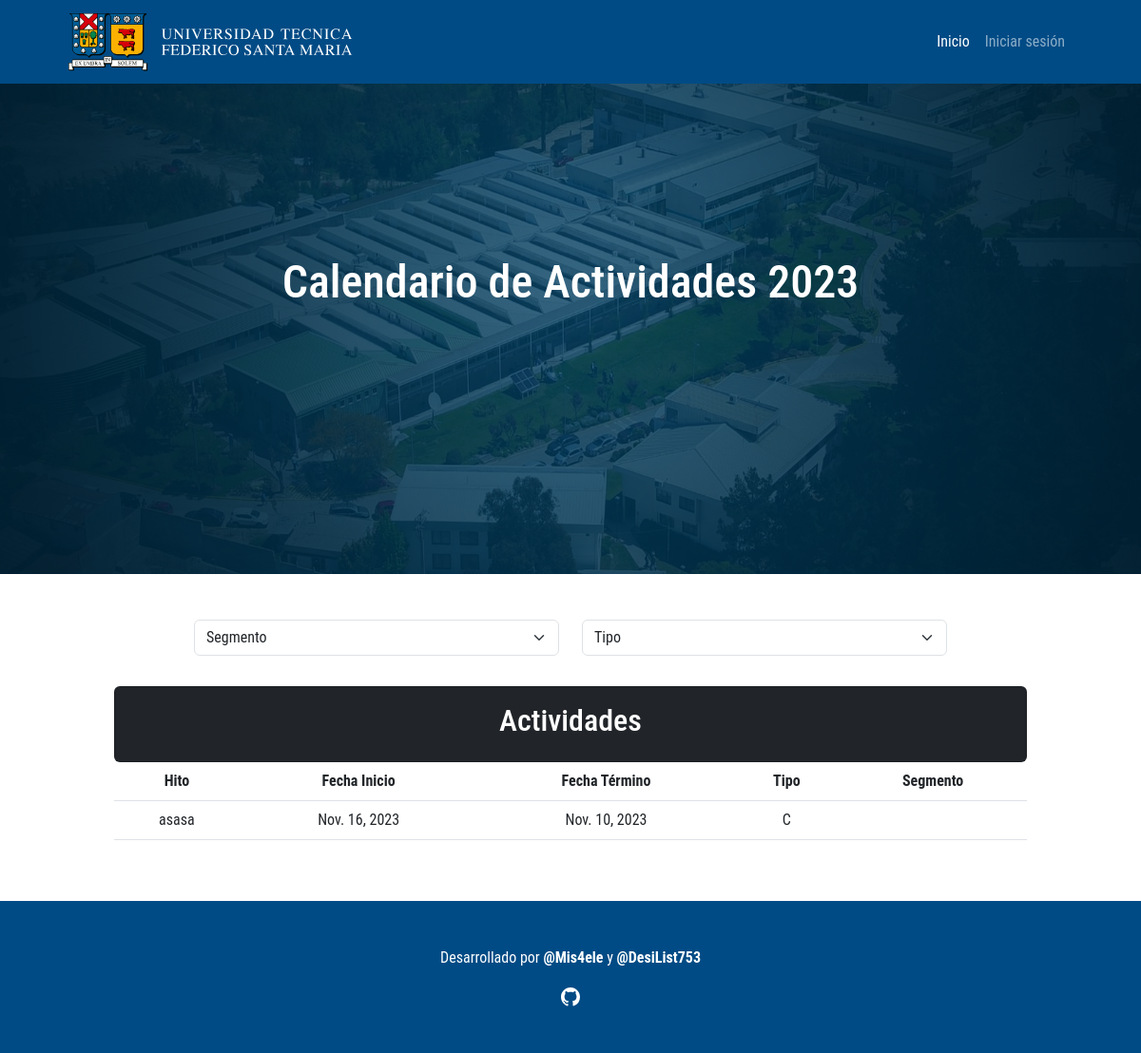
The app's page /, older data.
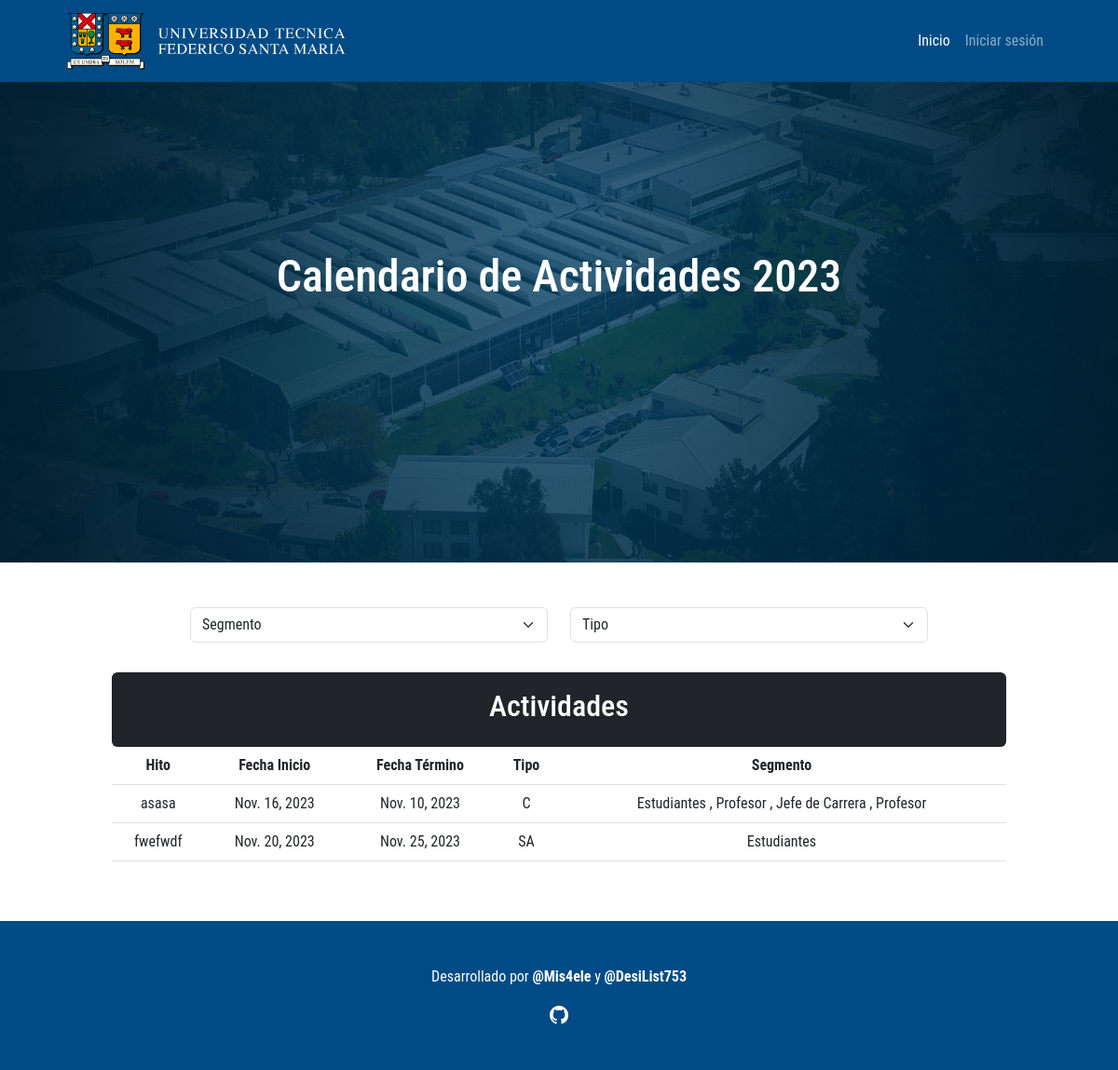
The same page, newer data.
### UsmCalendar/models.py (models this page shows, shortened)
class Evento(models.Model):
    fecha_inicio = models.DateField()
    fecha_termino = models.DateField()
    titulo = models.CharField(max_length=100)
    descripcion = models.CharField(max_length=500)
    tipo = models.CharField(max_length=20, choices=TIPO, default="V")
    segmentos = models.ManyToManyField('segmento')

class Segmento(models.Model):
    nombre = models.CharField(max_length=100)

### UsmCalendar/views.py (the view)
# urls.py: path('', views.index, name='index'),
def index(request):
    title = "EventFlow"
    Eventos = Evento.objects.all().order_by('fecha_inicio')
    Segmentos = Segmento.objects.all()
    segmento = request.GET.get('selectSegmento')
    tipo = request.GET.get('selectTipo')
    if not segmento:
        segmento = "Todos"
    if not tipo:
        tipo = "Todos"
    data = {
        "title": title,
        "Eventos": Eventos,
        "Segmentos": Segmentos,
    }
    return render(request, 'UsmCalendar/index.html', data)

### UsmCalendar/templates/UsmCalendar/index.html (shortened to what this page needs)
{% extends "UsmCalendar/base.html" %}
{% load static %}
{% block styles %}
<link rel="stylesheet" href="{% static 'UsmCalendar/css/style.css' %}">
{% endblock styles %}
{% block body %}
<header>
    <nav class="navbar navbar-expand-lg" data-bs-theme="dark" style="background-color: #004B85;">
        <div class="container-fluid">
            <a class="navbar-brand" href="{% url 'index' %}">
                <img src="{% static 'UsmCalendar/img/logo-usm_blanco.svg' %}" alt="Logo USM" width="100%" height="100%">
            </a>
            <div class="collapse navbar-collapse justify-content-end" id="navbarNavAltMarkup">
                <div class="navbar-nav">
                    <a class="nav-link active" aria-current="page" href="{% url 'index' %}">Inicio</a>
                    {% if user.is_authenticated %}
                    <a class="nav-link" href="{% url 'admin:index' %}">Bienvenid@ {{ user.username }}!</a>
                    <a class="nav-link" href="{% url 'logout' %}">Cerrar sesión</a>
                    {% else %}
                    <a class="nav-link" href="{% url 'login' %}">Iniciar sesión</a>
                    {% endif %}
                </div>
            </div>
        </div>
    </nav>
</header>
<section id="inicio">
    <img src="{% static 'UsmCalendar/img/fondo_vina.png' %}" alt="Fondo Calendario" width="100%">
    <h1 class="text-center">Calendario de Actividades 2023</h1>
</section>
<br><br>
<section id="selectSegmentoTipo">
    <form class="row col" method="get">
        <div class="col-sm-2"></div>
        <div class="col-sm-4">
            <select class="form-select mb-2" name="selectSegmento" onchange="this.form.submit()">
            <option value="Todos">Segmento</option>
            </select>
        </div>
        <div class="col-sm-4">
            <select class="form-select mb-2" name="selectTipo" onchange="this.form.submit()">
            <option value="Todos">Tipo</option>
            </select>
        </div>
        <div class="col-sm-2"></div>
    </form>
</section>
<br>
<section id="actividades" class="text-center">
    <div class="card bg-dark text-white">
        <div class="card-body">
            <h2>Actividades</h1>
        </div>
    </div>
    <table class="table">
        <thead>
            <tr>
                <th scope="col">Hito</th>
                <th scope="col">Fecha Inicio</th>
                <th scope="col">Fecha Término</th>
                <th scope="col">Tipo</th>
                <th scope="col">Segmento</th>
            </tr>
        </thead>
        <tbody>
            {% for evento in Eventos %}
            <tr>
                <td>{{ evento.titulo }}</th>
                <td>{{ evento.fecha_inicio }}</td>
                <td>{{ evento.fecha_termino }}</td>
                <td>{{ evento.tipo }}</td>
                <td>
                    {% for segmento in evento.segmentos.all %}
                        {{ segmento.nombre }}
                        {% if not forloop.last %}, {% endif %}
                    {% endfor %}
                </td>
            </tr>
            {% endfor %}
        </tbody>
    </table>
</section>
<br><br>
<footer>
    <div class="row" style="background-color: #004B85;">
        <div class="col text-center text-white">
            <br><br>
            <p>Desarrollado por <strong><a href="https://github.com/Mis4ele" target="_blank">@Mis4ele</a></strong> y <strong><a href="https://github.com/DesiList753" target="_blank">@DesiList753</a></strong></p>
            <a href="https://github.com/Mis4ele/CER3-EventFlow-USM" target="_blank">
            </a>
            <br><br><br>
        </div>
    </div>
</footer>
{% endblock %}

### UsmCalendar/templates/UsmCalendar/base.html (shortened to what this page needs)
{% load static %}
<!DOCTYPE html>
<html lang="es">
<head>
    <link rel="stylesheet" href="{% static 'UsmCalendar/css/bootstrap.css' %}">
    {% block styles %}
    {% endblock styles %}
</head>
<body>
    {% block body %}
    {% endblock %}
</body>
</html>

### UsmCalendar/static/UsmCalendar/css/style.css (style rules this page uses)
body { font-family: 'Roboto Condensed'; overflow-x: hidden; }
.navbar .container-fluid { margin: 0px 5vw 0px 5vw; }
#inicio { position: relative; height: 43vw; width: 100%; }
#inicio img { position: absolute; top: 0; left: 0; width: 100%; height: 100%; z-index: -1; }
#inicio h1 { position: relative; color: #FFF; font-size: 4vw; top: 15vw; margin: 0px; animation: fadeIn 2s ease-in-out; }
#actividades { margin: 0 10% 0 10%; }
footer a { color: #FFF; text-decoration: none; transition-duration: 200ms; }

Row changes from the older to the newer data that the page shows:
added Segmento: nombre "Estudiantes", shown under Evento "asasa"
added Segmento: nombre "Profesor", shown under Evento "asasa"
added Segmento: nombre "Jefe de Carrera", shown under Evento "asasa"
added Segmento: nombre "Profesor", shown under Evento "asasa"
added Evento: titulo "fwefwdf", fecha_inicio "Nov. 20, 2023", fecha_termino "Nov. 25, 2023", tipo "SA"
added Segmento: nombre "Estudiantes", shown under "fwefwdf"
